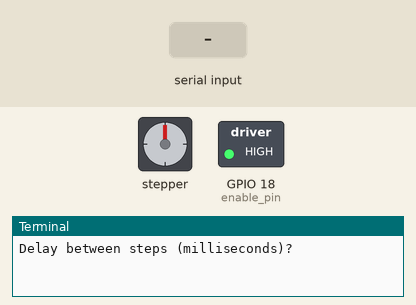
Recording of a program running on a simulated Raspberry Pi (BCM pin numbers). Shown: stepper motor, switched loads named in the program (green lamp = pin HIGH), the last lines printed to the terminal. Inputs (shaded band) come from the test bench. The stepper is drawn at 200 steps a turn; pins used as bus, display or sensor lines are not drawn.

Above: at 1.2 s.
1.3 s: "5" typed at the terminal, then Enter
2.8 s: "90" typed at the terminal, then Enter
At 2.95 s:
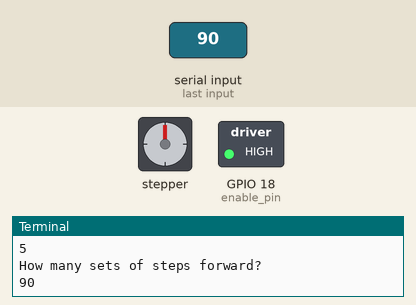
At 5.5 s:
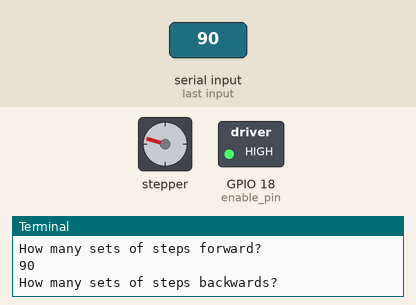
5.8 s: "200" typed at the terminal, then Enter
At 6.25 s:
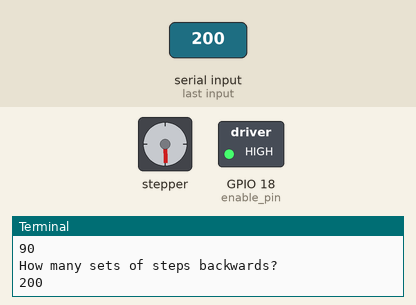
Timing chart, 0 to 11.3 s (numbered marks = the images above; inputs shaded):
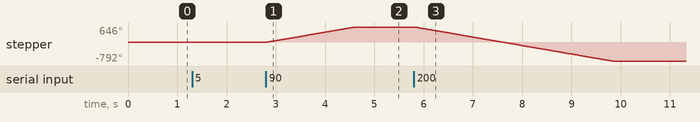

The program:

activity4-stepper.py
```python
#Stepper program by Simon Monk
#Expects Python 3

import RPi.GPIO as GPIO    # Loads the module to support for the RPi's GPIO and gives it the name GPIO
import time                # Loads Python time support

GPIO.setmode(GPIO.BCM)     # Sets board numbersing using the Broadcom SOC numbering scheme. As opposed to BOARD which refers to the pin numbers on the P1 header of the RPi's board

#Set variables for GPIO pins
enable_pin = 18
coil_A_1_pin = 4
coil_A_2_pin = 17
coil_B_1_pin = 23
coil_B_2_pin = 24

#Set all pins as outputs
GPIO.setup(enable_pin, GPIO.OUT)
GPIO.setup(coil_A_1_pin, GPIO.OUT)
GPIO.setup(coil_A_2_pin, GPIO.OUT)
GPIO.setup(coil_B_1_pin, GPIO.OUT)
GPIO.setup(coil_B_2_pin, GPIO.OUT)

#Set the L293's enable pin to high so the H-Bridge is active
GPIO.output(enable_pin, 1)

#Setup function for a set of four steps forward
def forward(delay, steps):
  for i in range(0, steps):
    setStep(1, 0, 1, 0)
    time.sleep(delay)
    setStep(0, 1, 1, 0)
    time.sleep(delay)
    setStep(0, 1, 0, 1)
    time.sleep(delay)
    setStep(1, 0, 0, 1)
    time.sleep(delay)

#Setup funcion for a set of four steps backward
def backwards(delay, steps):
  for i in range(0, steps):
    setStep(1, 0, 0, 1)
    time.sleep(delay)
    setStep(0, 1, 0, 1)
    time.sleep(delay)
    setStep(0, 1, 1, 0)
    time.sleep(delay)
    setStep(1, 0, 1, 0)
    time.sleep(delay)

#Setup function to send out to all for GPIO pins based on the current step
def setStep(w1, w2, w3, w4):
  GPIO.output(coil_A_1_pin, w1)
  GPIO.output(coil_A_2_pin, w2)
  GPIO.output(coil_B_1_pin, w3)
  GPIO.output(coil_B_2_pin, w4)

#Placing this section in a try/except construct helps us avoid exceptions (program errors)
try:
    while True:        #Continues looping through the statements in the while section forever. (until CTRL-C is pressed)
        delay = input("Delay between steps (milliseconds)?")
        steps = input("How many sets of steps forward? ")
        forward(int(delay) / 1000.0, int(steps))
        steps = input("How many sets of steps backwards? ")
        backwards(int(delay) / 1000.0, int(steps))
except KeyboardInterrupt: #Catches CTRL-C and allows program to exit cleanly
    pass                  #pass is a null operation. It acts as a placeholder.
finally:                  #This clause is always excuted before leaving the try statement.
    GPIO.cleanup()        #Only effects GPIO pins used in existing program. Sets those pins as False and removes their assignments.
```

Measured:
- after the input at 2.8 s, stepper: turns 646° clockwise in 1.8 s, starting at once
- after the input at 5.8 s, stepper: turns 1438° counter-clockwise in 4.0 s, starting at once
